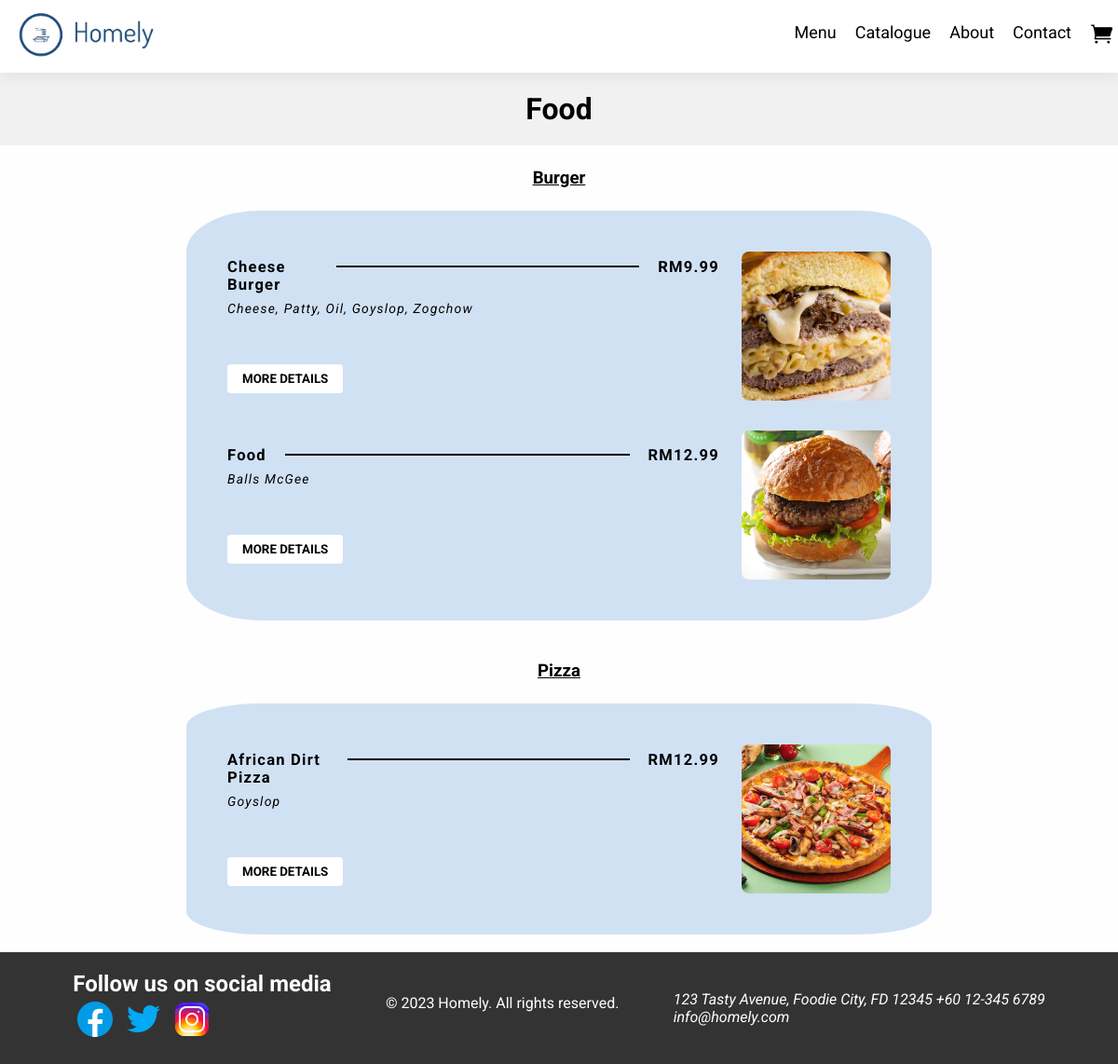
Screenshot of /food/ with the database file from the repository.
### restaurant/models.py (models this page shows, shortened)
class FoodItem(models.Model):
    type = models.CharField(max_length=100)
    category = models.CharField(max_length=100)
    name = models.CharField(max_length=100)
    price = models.DecimalField(max_digits=6, decimal_places=2)
    description = models.TextField()
    image = models.ImageField(upload_to='menu_items/')
    details_url = models.URLField(blank=True, null=True)

### restaurant/views.py (the view)
# urls.py: path('food/', views.food, name="food"),
def food(request):
    food_items = FoodItem.objects.all().filter(category='Food').order_by('type')
    food_items_grouped = {k: list(v) for k, v in groupby(food_items, key=attrgetter('type'))}
    return render(request, 'food.html', {'food_items_grouped': food_items_grouped.items()})

### templates/food.html
{% extends 'main.html' %} {% load static %} {% block content %}
<h1 class="food-heading">Food</h1>
{% for type, items in food_items_grouped %}
<h3 class="list-header">{{ type }}</h3>
<section class="food-menu">
  <ul>
    {% for item in items %}
    <li class="item-container">
      <section class="item-text">
        <section class="item-header">
          <h5>{{ item.name }}</h5>
          <section class="separator"></section>
          <h5>RM{{ item.price }}</h5>
        </section>
        <section class="item-description">
          <p>{{ item.description }}</p>
        </section>
        <a href="{% url 'item_detail' pk=item.id %}" class="more-details-link">
          <button class="more-details">more details</button>
        </a>
      </section>
      <img
        src="{{ MEDIA_URL }}{{ item.image.url }}"
        alt="{{ item.name }}"
        style="width: 160px; height: 160px"
      />
    </li>
    {% endfor %}
  </ul>
</section>
<br />
{% endfor %} {% endblock %}

### static/styles/main.css (style rules this page uses)
* { margin: 0; padding: 0; font-family: "Roboto", sans-serif; }
body { background-color: #fefefe; }
a { text-decoration: none; color: inherit; }
.food-heading, .drinks-heading, .menu-heading { background-color: rgba(188, 188, 188, 0.197); padding: 20px; text-align: center; }
.list-header { padding: 24px 10px; text-align: center; text-decoration: underline; }
.food-menu, .drinks-menu, .dessert-menu { max-width: 800px; margin: 0 auto; background-color: rgba(178, 206, 238, 0.579); border-radius: 10%; }
.food-menu > ul, .drinks-menu > ul, .dessert-menu > ul { list-style-type: none; padding: 12px; }
.food-menu .item-container, .drinks-menu .item-container, .dessert-menu .item-container { display: flex; align-items: center; justify-content: center; gap: 24px; margin: 2rem; }
.item-container > img { max-width: 160px; border-radius: 8px; }
.more-details { background-color: white; color: black; border: none; border-radius: 4px; padding: 8px 16px; cursor: pointer; font-weight: bold; outline: none; text-transform: uppercase; }
.food-menu .item-text, .drinks-menu .item-text, .dessertmenu .item-text { display: flex; flex-direction: column; flex-grow: 1; gap: 8px; letter-spacing: 1.2px; }
.item-header { display: flex; justify-content: space-between; font-size: 20px; }
.item-description { font-size: 14px; font-style: italic; min-height: 60px; }
.separator { width: 80%; background-color: #000000; height: 2px; margin: 8px 20px 0; }

### rows the page displays
FoodItem: type "Burger", name "Cheese Burger", price "9.99", description "Cheese, Patty, Oil, Goyslop, Zogchow", image (picture)
FoodItem: name "Food", price "12.99", description "Balls McGee", image (picture)
FoodItem: type "Pizza", name "African Dirt Pizza", price "12.99", description "Goyslop", image (picture)
